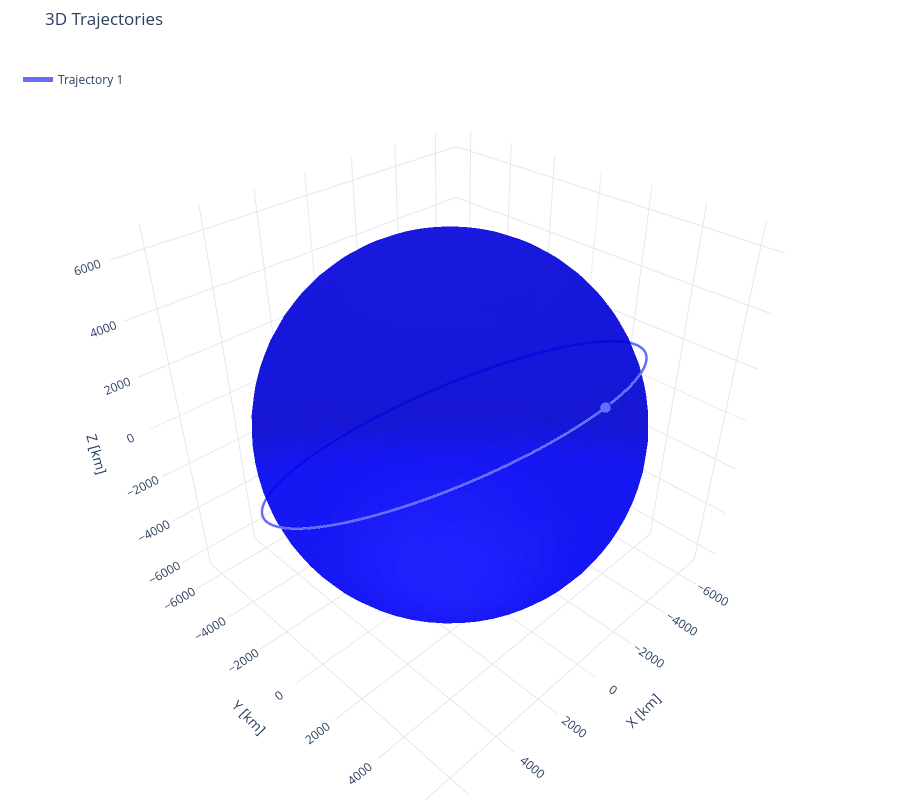

Write notebook code for a chart like this one.
### Markdown cell above
#### Orbit propagation

### Code cell
# Inertial becasue using 
r0 = cartesian_from_lla(launch_lat_deg/RAD_TO_DEG, alpha_launch, 
                    alt_km=300, deg=False)
v0 = unit(np.cross([0,0,W_EARTH], r0)) * np.sqrt(MU_EARTH / norm(r0))
print(v0)

t_arr = np.linspace(0, 90 * MIN_TO_SEC, 100000)
result = solve_ivp(lambda t,s: two_body(s), (t_arr[0], t_arr[-1]), np.concatenate((r0, v0)), t_eval=t_arr, rtol=1e-9,atol=1e-12)
plot_3d(result.y[0:3].T, result.t, bodies = {"name": "Earth", "radius": R_EARTH, "color": "blue"})

### Figure 1 — Plotly figure (JSON) as saved in the notebook; plotly's stock layout.template omitted (floating-point values rounded to 4 significant figures; data arrays with more than 128 entries replaced by an {"elided": "..."} marker saying what was removed)
{"data": [{"colorscale": [[0, "blue"], [1, "blue"]], "hoverinfo": "skip", "name": "Earth", "opacity": 0.7, "showlegend": false, "showscale": false, "type": "surface", "x": {"elided": "60x30 float values"}, "y": {"elided": "60x30 float values"}, "z": {"elided": "60x30 float values"}}, {"legendgroup": "Trajectory 1", "line": {"color": "#636EFA", "width": 5}, "mode": "lines", "name": "Trajectory 1", "type": "scatter3d", "x": {"elided": "100000 float values"}, "y": {"elided": "100000 float values"}, "z": {"elided": "100000 float values"}}, {"legendgroup": "Trajectory 1", "marker": {"color": "#636EFA", "size": 6}, "mode": "markers", "name": "Trajectory 1 End", "showlegend": false, "type": "scatter3d", "x": [-216.9], "y": [5767.0], "z": [3360.0]}], "layout": {"height": 800, "legend": {"x": 0.02, "y": 0.98}, "margin": {"b": 0, "l": 0, "r": 0, "t": 50}, "scene": {"aspectmode": "data", "xaxis": {"title": {"text": "X [km]"}}, "yaxis": {"title": {"text": "Y [km]"}}, "zaxis": {"title": {"text": "Z [km]"}}}, "title": {"text": "3D Trajectories"}}}
